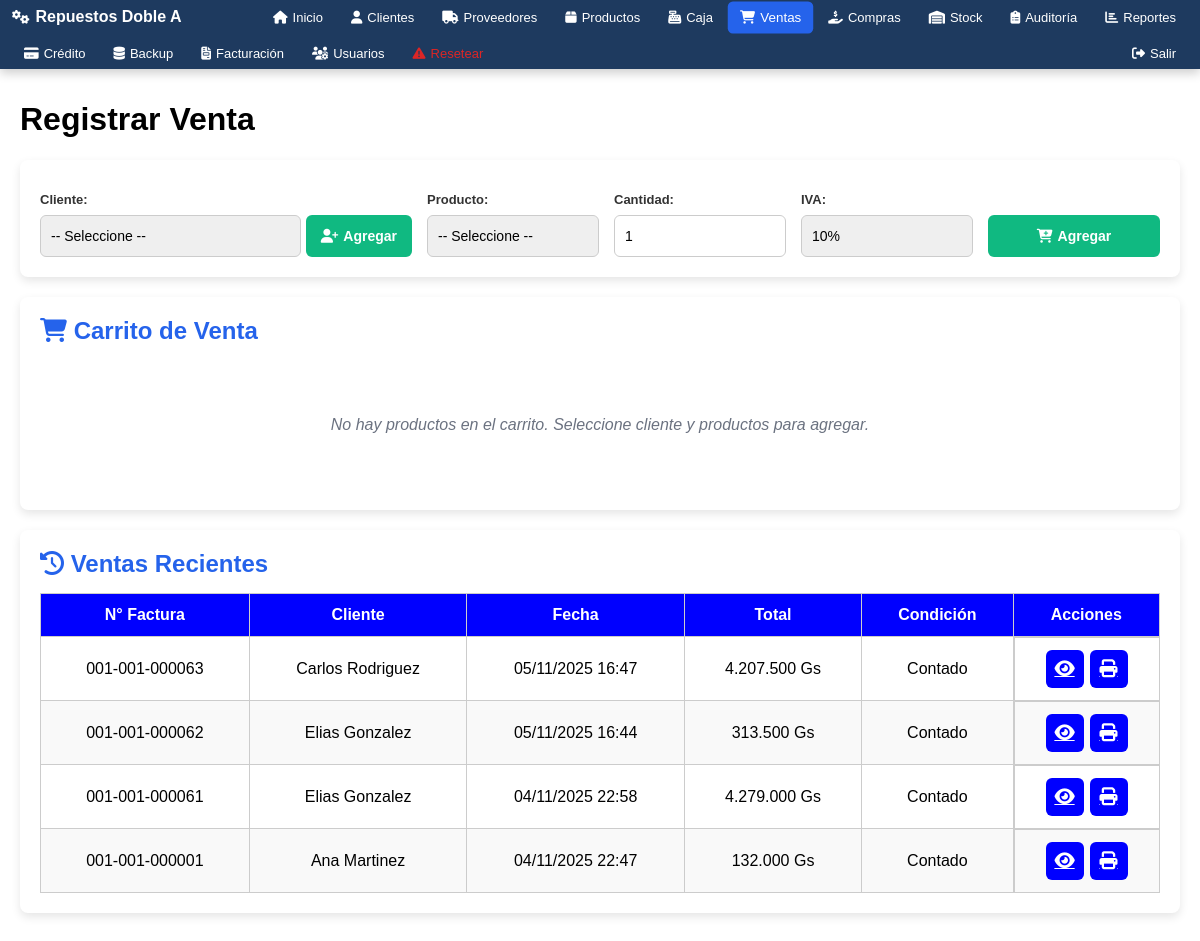
Before: /modulos/ventas/ventas.php (signed in) with the older database file.
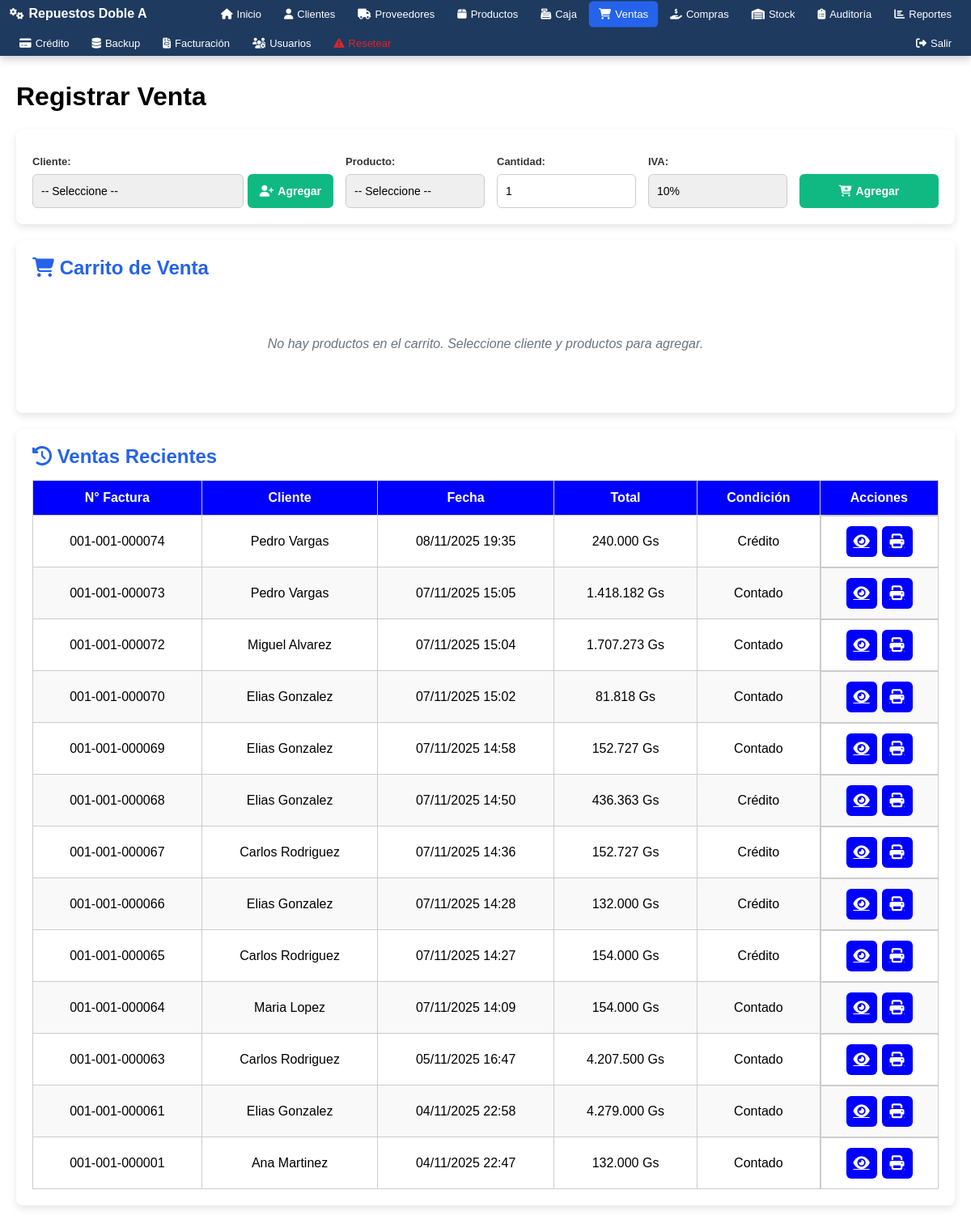
After: the same page with the newer database file.
### tables this page shows
CREATE TABLE `cabecera_factura_ventas` (
  `id` int(11) NOT NULL AUTO_INCREMENT,
  `numero_factura` varchar(20) NOT NULL,
  `condicion_venta` enum('Contado','Crédito') NOT NULL,
  `forma_pago` enum('Efectivo','Tarjeta','Transferencia') NOT NULL,
  `fecha_hora` datetime DEFAULT CURRENT_TIMESTAMP,
  `cliente_id` int(11) NOT NULL,
  `monto_total` decimal(15,2) NOT NULL,
  `timbrado` varchar(20) DEFAULT '',
  `inicio_vigencia` date DEFAULT NULL,
  `fin_vigencia` date DEFAULT NULL,
  `anulada` tinyint(1) DEFAULT '0',
  `fecha_anulacion` datetime DEFAULT NULL,
  `usuario_anulacion_id` int(11) DEFAULT NULL,
  `motivo_anulacion` text,
  PRIMARY KEY (`id`),
  UNIQUE KEY `idx_numero_factura_unique` (`numero_factura`),
  UNIQUE KEY `idx_timbrado_unique` (`timbrado`),
  KEY `cliente_id` (`cliente_id`)
);

CREATE TABLE `clientes` (
  `id` int(11) NOT NULL AUTO_INCREMENT,
  `nombre` varchar(100) NOT NULL,
  `apellido` varchar(100) DEFAULT NULL,
  `ruc` varchar(20) DEFAULT NULL,
  `telefono` varchar(50) DEFAULT NULL,
  `email` varchar(100) DEFAULT NULL,
  `direccion` varchar(255) DEFAULT NULL,
  `created_at` timestamp NOT NULL DEFAULT CURRENT_TIMESTAMP,
  PRIMARY KEY (`id`)
);

### modulos/ventas/ventas.php (the view, shortened to what the changed rows need)
<?php
$base_path = $_SERVER['DOCUMENT_ROOT'] . '/repuestos/';
include $base_path . 'includes/auth.php';
include $base_path . 'includes/header.php';
$stmt_ventas_recientes = $pdo->query("SELECT fv.*, c.nombre, c.apellido
                                      FROM cabecera_factura_ventas fv
                                      LEFT JOIN clientes c ON fv.cliente_id = c.id
                                      WHERE (fv.anulada = 0 OR fv.anulada IS NULL)
                                      ORDER BY fv.fecha_hora DESC
                                      LIMIT 20");
$ventas_recientes = $stmt_ventas_recientes->fetchAll();
?>
<div class="container tabla-responsive">
    <h1>Registrar Venta</h1>
    <div class="carrito-container">
        <h2><i class="fas fa-shopping-cart"></i> Carrito de Venta</h2>
    </div>
    <div class="ventas-recientes-container">
        <h2><i class="fas fa-history"></i> Ventas Recientes</h2>
        <div class="table-responsive-inline">
            <table class="crud-table">
                <thead>
                    <tr>
                        <th>N° Factura</th>
                        <th>Cliente</th>
                        <th>Fecha</th>
                        <th>Total</th>
                        <th>Condición</th>
                        <th>Acciones</th>
                    </tr>
                </thead>
                <tbody>
                <?php if($ventas_recientes && count($ventas_recientes) > 0): ?>
                    <?php foreach($ventas_recientes as $venta): ?>
                        <tr>
                            <td><?= htmlspecialchars($venta['numero_factura']) ?></td>
                            <td><?= htmlspecialchars((isset($venta['nombre']) ? $venta['nombre'] : '') . ' ' . (isset($venta['apellido']) && $venta['apellido'] ? $venta['apellido'] : 'N/A')) ?></td>
                            <td><?= date('d/m/Y H:i', strtotime($venta['fecha_hora'])) ?></td>
                            <td><?= number_format($venta['monto_total'],0,',','.') ?> Gs</td>
                            <td><?= htmlspecialchars($venta['condicion_venta']) ?></td>
                            <td class="acciones">
                                <a href="/repuestos/modulos/ventas/ver_factura.php?id=<?= $venta['id'] ?>" class="btn btn-edit" data-tooltip="Ver" target="_blank">
                                    <i class="fas fa-eye"></i>
                                </a>
                                <a href="/repuestos/modulos/ventas/imprimir_factura.php?id=<?= $venta['id'] ?>" class="btn btn-edit" data-tooltip="Imprimir" target="_blank">
                                    <i class="fas fa-print"></i>
                                </a>
                            </td>
                        </tr>
                    <?php endforeach; ?>
                <?php else: ?>
                    <tr><td colspan="6">No hay ventas recientes.</td></tr>
                <?php endif; ?>
                </tbody>
            </table>
        </div>
    </div>
</div>
<?php include $base_path . 'includes/footer.php'; ?>

Changed rows visible on the page:
no longer on this page (row edited): cabecera_factura_ventas: numero_factura "001-001-000062", cliente.apellido "Elias Gonzalez", fecha_hora "05/11/2025 16:44", monto_total "313.500", condicion_venta "Contado"
added cabecera_factura_ventas: numero_factura "001-001-000074", cliente.apellido "Pedro Vargas", fecha_hora "08/11/2025 19:35", monto_total "240.000", condicion_venta "Crédito"
added cabecera_factura_ventas: numero_factura "001-001-000073", cliente.apellido "Pedro Vargas", fecha_hora "07/11/2025 15:05", monto_total "1.418.182", condicion_venta "Contado"
added cabecera_factura_ventas: numero_factura "001-001-000072", cliente.apellido "Miguel Alvarez", fecha_hora "07/11/2025 15:04", monto_total "1.707.273", condicion_venta "Contado"
added cabecera_factura_ventas: numero_factura "001-001-000070", cliente.apellido "Elias Gonzalez", fecha_hora "07/11/2025 15:02", monto_total "81.818", condicion_venta "Contado"
added cabecera_factura_ventas: numero_factura "001-001-000069", cliente.apellido "Elias Gonzalez", fecha_hora "07/11/2025 14:58", monto_total "152.727", condicion_venta "Contado"
added cabecera_factura_ventas: numero_factura "001-001-000068", cliente.apellido "Elias Gonzalez", fecha_hora "07/11/2025 14:50", monto_total "436.363", condicion_venta "Crédito"
added cabecera_factura_ventas: numero_factura "001-001-000067", cliente.apellido "Carlos Rodriguez", fecha_hora "07/11/2025 14:36", monto_total "152.727", condicion_venta "Crédito"
added cabecera_factura_ventas: numero_factura "001-001-000066", cliente.apellido "Elias Gonzalez", fecha_hora "07/11/2025 14:28", monto_total "132.000", condicion_venta "Crédito"
added cabecera_factura_ventas: numero_factura "001-001-000065", cliente.apellido "Carlos Rodriguez", fecha_hora "07/11/2025 14:27", monto_total "154.000", condicion_venta "Crédito"
added cabecera_factura_ventas: numero_factura "001-001-000064", cliente.apellido "Maria Lopez", fecha_hora "07/11/2025 14:09", monto_total "154.000", condicion_venta "Contado"
